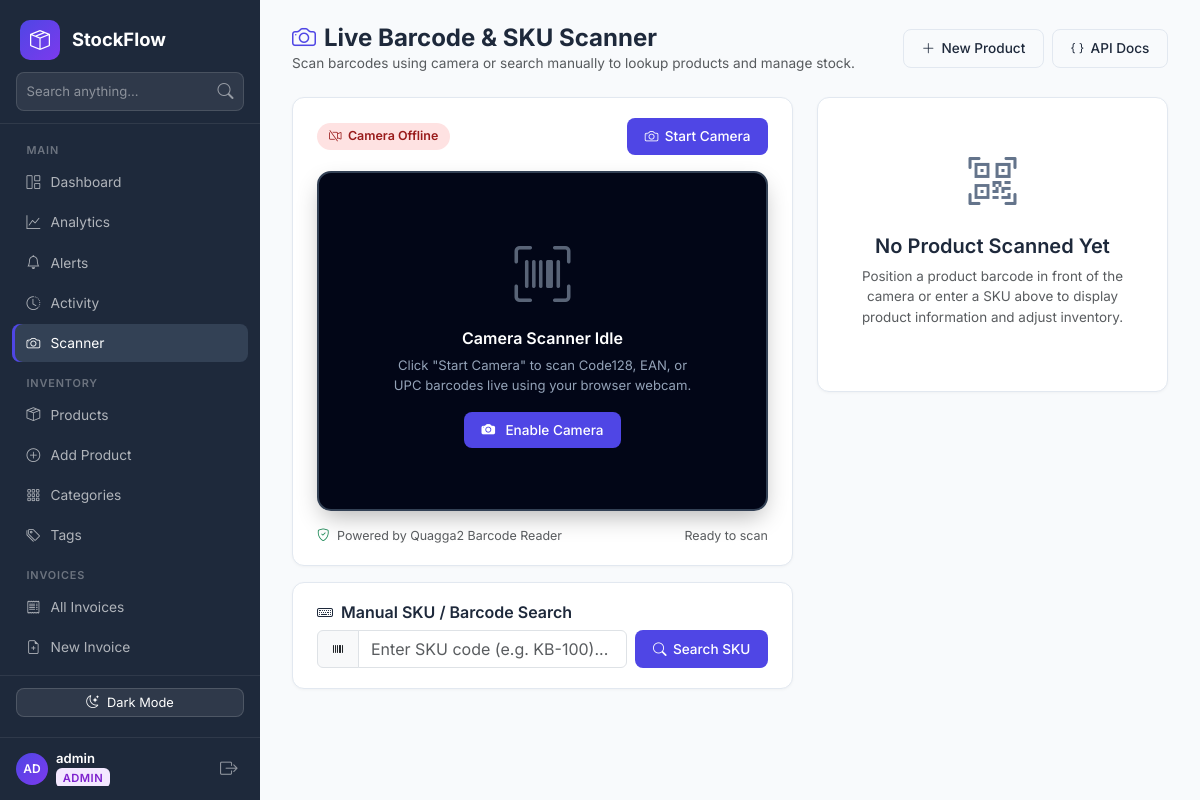
The page /scanner (signed in) on the database its author committed.
### app.py (models this page shows, shortened)
class User(db.Model, UserMixin):
    __tablename__ = "user"
    id            = db.Column(db.Integer, primary_key=True)
    username      = db.Column(db.String(80), unique=True, nullable=False)
    email         = db.Column(db.String(120), unique=True, nullable=False)
    password_hash = db.Column(db.String(255), nullable=False)
    role          = db.Column(db.String(20), default='staff')
    created_at    = db.Column(db.DateTime, default=datetime.utcnow)
    is_active     = db.Column(db.Boolean, default=True)
    @property
    def initials(self):
        parts = self.username.strip().split()
        if len(parts) >= 2:
            return (parts[0][0] + parts[1][0]).upper()
        return self.username[:2].upper() if self.username else '?'

### app.py (the view)
@app.route('/scanner')
@login_required
def scanner():
    return render_template('scanner.html', api_key=API_KEY)

### app.py (called while the page is built)
@login_manager.user_loader
def load_user(user_id):
    return User.query.get(int(user_id))

@app.context_processor
def inject_global_data():
    try:
        low_stock_count = Product.query.filter(Product.quantity <= 10).count()
    except Exception:
        low_stock_count = 0
    return dict(
        low_stock_count=low_stock_count,
        permissions=PERMISSIONS,
        perm_definitions=PERM_DEFINITIONS
    )

### templates/scanner.html (shortened to what this page needs)
{% extends "base.html" %}
{% block content %}
<div class="sf-topbar">
    <div>
        <h1><i class="bi bi-camera me-2" style="color:var(--sf-primary)"></i>Live Barcode & SKU Scanner</h1>
        <p class="text-muted mb-0" style="font-size:.85rem;">Scan barcodes using camera or search manually to lookup products and manage stock.</p>
    </div>
    <div class="d-flex gap-2">
        <a href="{{ url_for('product_create') }}" class="btn-sf outline"><i class="bi bi-plus-lg"></i> New Product</a>
        <a href="{{ url_for('api_docs') }}" class="btn-sf outline"><i class="bi bi-braces"></i> API Docs</a>
    </div>
</div>
<div class="row g-4">
    <div class="col-lg-7">
        <div class="sf-card text-center">
            <div class="d-flex align-items-center justify-content-between mb-3">
                <div class="d-flex align-items-center gap-2">
                    <span id="scannerStatusPill" class="status-pill" style="background:#fee2e2; color:#991b1b;">
                        <i class="bi bi-camera-video-off"></i> Camera Offline
                    </span>
                </div>
                <div class="d-flex gap-2">
                    <button type="button" id="startCamBtn" class="btn-sf primary btn-sm" onclick="startScanner()">
                        <i class="bi bi-camera"></i> Start Camera
                    </button>
                </div>
            </div>
            <div class="scanner-viewport" id="interactive">
                <div id="camFallbackMsg" class="d-flex flex-column align-items-center justify-content-center h-100 p-4" style="color:#94a3b8;">
                    <i class="bi bi-upc-scan" style="font-size:3.5rem; margin-bottom:12px; opacity:0.6;"></i>
                    <h6 class="fw-semibold text-white">Camera Scanner Idle</h6>
                    <p style="font-size:.82rem; max-width:320px; margin-bottom:16px;">
                        Click "Start Camera" to scan Code128, EAN, or UPC barcodes live using your browser webcam.
                    </p>
                    <button type="button" class="btn-sf primary btn-sm" onclick="startScanner()">
                        <i class="bi bi-camera-fill me-1"></i> Enable Camera
                    </button>
                </div>
            </div>
            <div class="d-flex align-items-center justify-content-between mt-3 text-muted" style="font-size:.78rem;">
                <span><i class="bi bi-shield-check text-success me-1"></i> Powered by Quagga2 Barcode Reader</span>
                <span id="lastScannedText">Ready to scan</span>
            </div>
        </div>
        <div class="sf-card mt-3">
            <h6 class="fw-semibold mb-2"><i class="bi bi-keyboard me-2"></i>Manual SKU / Barcode Search</h6>
            <form onsubmit="handleManualSearch(event)" class="d-flex gap-2">
                <div class="input-group">
                    <span class="input-group-text"><i class="bi bi-upc"></i></span>
                    <input type="text" id="manualSkuInput" class="form-control" placeholder="Enter SKU code (e.g. KB-100)..." required>
                </div>
                <button type="submit" class="btn-sf primary" style="flex-shrink:0;">
                    <i class="bi bi-search"></i> Search SKU
                </button>
            </form>
        </div>
    </div>
    <div class="col-lg-5">
        <div id="resultsContainer">
            <div class="sf-card text-center py-5" id="noScanYetCard">
                <div class="mb-3" style="color:var(--sf-muted); font-size:3rem;">
                    <i class="bi bi-qr-code-scan"></i>
                </div>
                <h5 class="fw-semibold">No Product Scanned Yet</h5>
                <p class="text-muted" style="font-size:.84rem; max-width:280px; margin:0 auto 16px;">
                    Position a product barcode in front of the camera or enter a SKU above to display product information and adjust inventory.
                </p>
            </div>
        </div>
    </div>
</div>
{% endblock %}

### templates/base.html (shortened to what this page needs)
<!DOCTYPE html>
<html lang="en">
<head>
    <link href="https://cdn.jsdelivr.net/npm/bootstrap@5.3.2/dist/css/bootstrap.min.css" rel="stylesheet">
    <link rel="stylesheet" href="https://cdn.jsdelivr.net/npm/bootstrap-icons@1.11.2/font/bootstrap-icons.min.css">
</head>
<body>
    <nav class="sf-sidebar" id="sidebar">
        <div class="brand">
            <div class="brand-icon"><i class="bi bi-box-seam"></i></div>
            <span class="brand-text">StockFlow</span>
        </div>
        <div class="sf-sidebar-search">
            <form action="{{ url_for('search') }}" method="GET">
                <div class="input-group">
                    <input type="text" name="q" class="form-control" placeholder="Search anything..." value="{{ request.args.get('q', '') }}">
                    <button type="submit" class="btn"><i class="bi bi-search"></i></button>
                </div>
            </form>
        </div>
        <div class="nav-section">
            <div class="nav-label">Main</div>
            <a href="{{ url_for('index') }}" class="nav-link {% if request.endpoint == 'index' and not request.args.get('tag') %}active{% endif %}">
                <i class="bi bi-grid-1x2"></i> Dashboard
            </a>
            <a href="{{ url_for('analytics') }}" class="nav-link {% if request.endpoint == 'analytics' %}active{% endif %}">
                <i class="bi bi-graph-up"></i> Analytics
            </a>
            <a href="{{ url_for('alerts') }}" class="nav-link {% if request.endpoint == 'alerts' %}active{% endif %}">
                <i class="bi bi-bell"></i> Alerts
            </a>
            <a href="{{ url_for('activity_log') }}" class="nav-link {% if request.endpoint == 'activity_log' %}active{% endif %}">
                <i class="bi bi-clock-history"></i> Activity
            </a>
            <a href="{{ url_for('scanner') }}" class="nav-link {% if request.endpoint == 'scanner' %}active{% endif %}">
                <i class="bi bi-camera"></i> Scanner
            </a>
            <div class="nav-label">Inventory</div>
            <a href="{{ url_for('index') }}" class="nav-link {% if request.endpoint == 'index' %}active{% endif %}">
                <i class="bi bi-box-seam"></i> Products
            </a>
            <a href="{{ url_for('product_create') }}" class="nav-link {% if request.endpoint == 'product_create' %}active{% endif %}">
                <i class="bi bi-plus-circle"></i> Add Product
            </a>
            <a href="{{ url_for('category_list') }}" class="nav-link {% if request.endpoint in ['category_list', 'category_create', 'category_edit'] %}active{% endif %}">
                <i class="bi bi-grid-3x3-gap"></i> Categories
            </a>
            <a href="{{ url_for('tag_list') }}" class="nav-link {% if request.endpoint in ['tag_list', 'tag_create', 'tag_edit'] %}active{% endif %}">
                <i class="bi bi-tags"></i> Tags
            </a>
            <div class="nav-label">Invoices</div>
            <a href="{{ url_for('invoice_list') }}" class="nav-link {% if request.endpoint == 'invoice_list' %}active{% endif %}">
                <i class="bi bi-receipt"></i> All Invoices
            </a>
            <a href="{{ url_for('invoice_create') }}" class="nav-link {% if request.endpoint == 'invoice_create' %}active{% endif %}">
                <i class="bi bi-file-earmark-plus"></i> New Invoice
            </a>
            <a href="{{ url_for('return_list') }}" class="nav-link {% if request.endpoint in ['return_list', 'invoice_return_create'] %}active{% endif %}">
            </a>
        </div>
        <div class="sf-sidebar-footer" style="padding:0.75rem 1rem;">
            <button type="button" class="btn btn-sm w-100 d-flex align-items-center justify-content-center gap-2 mb-2" id="darkModeBtn" onclick="toggleDarkMode()" style="background:rgba(255,255,255,0.08);color:#fff;border:1px solid rgba(255,255,255,0.15);border-radius:8px;font-size:0.8rem;">
                <i class="bi bi-moon-stars" id="darkModeIcon"></i> <span id="darkModeText">Dark Mode</span>
            </button>
        </div>
        {% if current_user.is_authenticated %}
        <div class="user-footer-card">
            <div class="d-flex align-items-center gap-2 overflow-hidden">
                <div class="avatar sm blue">{{ current_user.initials }}</div>
                <div style="line-height:1.2; overflow:hidden;">
                    <div style="color:#fff; font-weight:600; font-size:.82rem; white-space:nowrap; text-overflow:ellipsis; overflow:hidden;">
                        {{ current_user.username }}
                    </div>
                    <span class="badge-role {{ current_user.role }}">{{ current_user.role }}</span>
                </div>
            </div>
            <a href="{{ url_for('logout') }}" title="Logout" style="color:rgba(255,255,255,.5); font-size:1.1rem; padding:.2rem .4rem; text-decoration:none;" onmouseover="this.style.color='#ef4444'" onmouseout="this.style.color='rgba(255,255,255,.5)'">
                <i class="bi bi-box-arrow-right"></i>
            </a>
        </div>
        {% endif %}
    </nav>
    <div class="sf-main">
        {% block content %}{% endblock %}
    </div>
</body>
</html>

### templates/base.html (style rules this page uses)
:root { --sf-primary: #4f46e5; --sf-primary-hover: #4338ca; --sf-success: #10b981; --sf-danger: #ef4444; --sf-warning: #f59e0b; --sf-info: #06b6d4; --sf-bg: #f8fafc; --sf-card: #ffffff; --sf-border: #e2e8f0; --sf-sidebar: #1e293b; --sf-sidebar-hover: #334155; --sf-text: #1e293b; --sf-muted: #64748b; }
* { font-family: 'Inter', sans-serif; }
body { background: var(--sf-bg); color: var(--sf-text); min-height: 100vh; transition: background-color .2s, color .2s; }
.sf-sidebar { width: 260px; height: 100vh; max-height: 100vh; background: var(--sf-sidebar); position: fixed; top: 0; left: 0; z-index: 1000; display: flex; flex-direction: column; transition: transform .3s ease; overflow: hidden; }
.sf-sidebar .brand { padding: 1.25rem 1.25rem 0.75rem; display: flex; align-items: center; gap: .75rem; flex-shrink: 0; }
.sf-sidebar .brand-icon { width: 40px; height: 40px; border-radius: 10px; background: linear-gradient(135deg, var(--sf-primary), #7c3aed); display: flex; align-items: center; justify-content: center; font-size: 1.25rem; color: #fff; flex-shrink: 0; }
.sf-sidebar .brand-text { color: #fff; font-weight: 700; font-size: 1.15rem; }
.sf-sidebar .nav-section { padding: .5rem .75rem; flex: 1 1 auto; overflow-y: auto; overflow-x: hidden; min-height: 0; scrollbar-width: thin; scrollbar-color: rgba(255, 255, 255, 0.25) transparent; }
.sf-sidebar .nav-link { color: rgba(255,255,255,.65); border-radius: 8px; padding: .55rem .9rem; display: flex; align-items: center; gap: .65rem; font-size: .86rem; margin-bottom: 2px; transition: all .2s; text-decoration: none; }
.sf-sidebar .nav-link:hover, .sf-sidebar .nav-link.active { background: var(--sf-sidebar-hover); color: #fff; }
.sf-sidebar .nav-link.active { box-shadow: inset 3px 0 0 var(--sf-primary); }
.sf-sidebar .nav-label { color: rgba(255,255,255,.35); font-size: .68rem; text-transform: uppercase; letter-spacing: .08em; padding: .65rem .9rem .3rem; font-weight: 600; }
.sf-sidebar-search { padding: 0 1rem .75rem; border-bottom: 1px solid rgba(255,255,255,.08); flex-shrink: 0; }
.sf-sidebar-search .input-group { background: rgba(255,255,255,.08); border-radius: 8px; overflow: hidden; border: 1px solid rgba(255,255,255,.12); }
.sf-sidebar-search input { background: transparent; border: none; color: #fff; font-size: .82rem; padding: .4rem .6rem; }
.sf-sidebar-search input::placeholder { color: rgba(255,255,255,.45); }
.sf-sidebar-search .btn { background: transparent; border: none; color: rgba(255,255,255,.5); padding: .4rem .6rem; }
.sf-main { margin-left: 260px; padding: 1.5rem 2rem 3rem; }
.sf-topbar { display: flex; align-items: center; justify-content: space-between; margin-bottom: 1.5rem; flex-wrap: wrap; gap: .75rem; }
.sf-topbar h1 { font-size: 1.5rem; font-weight: 700; margin: 0; color: var(--sf-text); }
.sf-card { background: var(--sf-card); border: 1px solid var(--sf-border); border-radius: 12px; padding: 1.25rem 1.5rem; box-shadow: 0 1px 3px rgba(0,0,0,.04); color: var(--sf-text); }
.badge-role { font-size: .7rem; padding: .25em .6em; border-radius: 6px; font-weight: 600; text-transform: uppercase; letter-spacing: .04em; }
.badge-role.admin { background: #f3e8ff; color: #7e22ce; }
.btn-sf { border: none; border-radius: 8px; font-size: .85rem; font-weight: 500; padding: .5rem 1.1rem; display: inline-flex; align-items: center; gap: .4rem; transition: all .15s; cursor: pointer; text-decoration: none; }
.btn-sf.primary { background: var(--sf-primary); color: #fff; }
.btn-sf.outline { background: transparent; border: 1px solid var(--sf-border); color: var(--sf-text); }
.avatar { width: 40px; height: 40px; border-radius: 50%; display: inline-flex; align-items: center; justify-content: center; font-weight: 600; font-size: .85rem; color: #fff; flex-shrink: 0; }
.avatar.sm { width: 32px; height: 32px; font-size: .75rem; }
.avatar.blue { background: linear-gradient(135deg, #4f46e5, #7c3aed); }
.sf-sidebar-footer { flex-shrink: 0; margin-top: auto; border-top: 1px solid rgba(255,255,255,.08); }
.user-footer-card { padding: .85rem 1rem; border-top: 1px solid rgba(255,255,255,.08); display: flex; align-items: center; justify-content: space-between; gap: .5rem; flex-shrink: 0; }

### rows shown on the page
User: initials "AD", username "admin", role "ADMIN"
